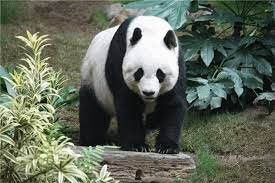
#> input picture GoruntuIslemeDersi/Uygulama3/picture1.jpg, 275 x 183 px
$ jupyter execute Roberts.ipynb   (older library calls are emulated)
#> lines starting #> are read from the running program, lines starting #| are printed output that depends on the picture
[cell 1]
import cv2
import numpy as np
import matplotlib.pyplot as plt

resim = cv2.imread('picture1.jpg')
#> resim is the input picture: shape (183, 275, 3); mean B, G, R 90.1, 104.6, 97.2
resim_gray = cv2.cvtColor(resim, cv2.COLOR_BGR2GRAY)
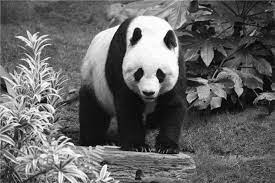
#> resim_gray: shape (183, 275); min 0, max 255, mean 100.7

# Roberts Çapraz Gradyan Kernel'leri
roberts_x = np.array([[1, 0],
                       [0, -1]])

roberts_y = np.array([[0, 1],
                       [-1, 0]])

# Görüntüye Roberts Operatörünü uygula
roberts_grad_x = cv2.filter2D(resim_gray, cv2.CV_64F, roberts_x)
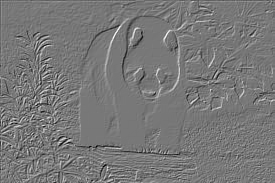
#> roberts_grad_x: shape (183, 275) float64; min -217, max 243, mean 0; drawn with min black and max white
roberts_grad_y = cv2.filter2D(resim_gray, cv2.CV_64F, roberts_y)
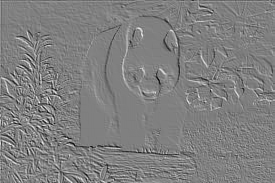
#> roberts_grad_y: shape (183, 275) float64; min -230, max 228, mean -0.2; drawn with min black and max white

# Kenar büyüklüğünü hesapla
roberts_magnitude = cv2.magnitude(roberts_grad_x, roberts_grad_y)
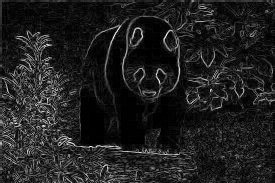
#> roberts_magnitude: shape (183, 275) float64; min 0, max 268, mean 33.6; drawn with min black and max white

# Sonucu normalize et ve uint8 formatına çevir
roberts_magnitude = cv2.normalize(roberts_magnitude, None, 0, 255, cv2.NORM_MINMAX)
roberts_magnitude = np.uint8(roberts_magnitude)

plt.figure(figsize=(12, 6))
plt.subplot(1, 3, 1)
plt.imshow(resim)

plt.title('Orijinal Resim')
plt.axis('off')
plt.subplot(1, 3, 2)
plt.imshow(roberts_grad_x, cmap='gray')
plt.title('Roberts X Yönü')
plt.axis('off')

# Roberts Y Yönünde
plt.subplot(1, 3, 3)
plt.imshow(roberts_grad_y, cmap='gray')
plt.title('Roberts Y Yönü')
plt.axis('off')

plt.tight_layout()
plt.show()
#> figure, not shown here; B, G, R data is drawn as R, G, B

# Kenar büyüklüğünü göster
plt.figure(figsize=(6, 6))
plt.imshow(roberts_magnitude, cmap='gray')
plt.title('Roberts Kenar Magnitude')
plt.axis('off')
plt.show()
